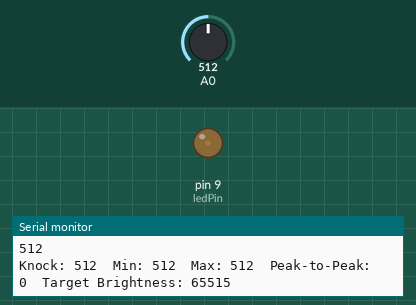
The sketch below on a simulated Arduino Uno, built with avr-gcc and run on an emulated ATmega328P. Shown: output pins drawn as LEDs (lit = HIGH), the last lines printed to the serial monitor. The test bench sets the inputs (shaded band); at power-on: A0 = 512.

Above: at 1.23 s.
1.3 s: A0 set to 0
4.3 s: A0 set to 122
At 4.69 s:
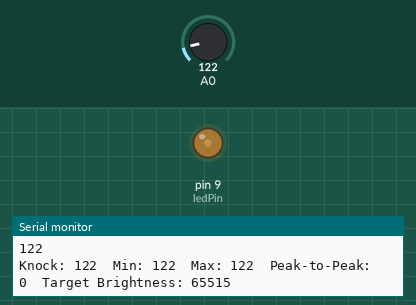
At 9.85 s:
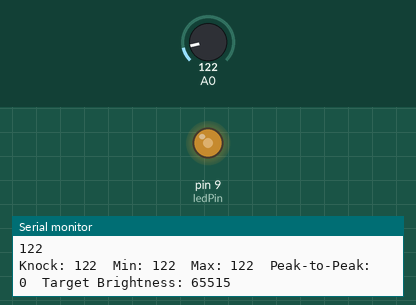
Timing chart, 0 to 16.3 s (numbered marks = the images above; inputs shaded):
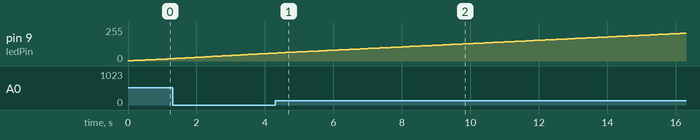

The sketch:

light_fade.ino
```cpp
/*
* The Circuit:
* Connect AUD to A0
* Connect GND to GND
* Connect VCC to 5V

*/

const int sampleWindow = 250; // Sample window width in mS (250 mS = 4Hz)
unsigned int knock;
int ledPin = 9;
int brightness = 0;    // how bright the LED is
int fadeAmount = 1;    // how many points to fade the LED by

void setup()
{
  Serial.begin(9600);
  pinMode(ledPin, OUTPUT);
}

void loop()
{
  unsigned long start = millis(); // Start of sample window
  unsigned int peakToPeak = 0;   // peak-to-peak level

  unsigned int signalMax = 0;
  unsigned int signalMin = 1024;
  unsigned int targetBrightness;

  // collect data for 250 miliseconds
  while (millis() - start < sampleWindow)
  {
    knock = analogRead(0);
    if (knock < 1024)  //This is the max of the 10-bit ADC so this loop will include all readings
    {
      if (knock > signalMax)
      {
        signalMax = knock;  // save just the max levels
      }
      else if (knock < signalMin)
      {
        signalMin = knock;  // save just the min levels
      }
    } else {
      Serial.println("Something is wrong!!!");
      while (true) {
      }
    }
    Serial.println(signalMin);

    peakToPeak = signalMax - signalMin;  // max - min = peak-peak amplitude
    targetBrightness = map (peakToPeak, 80, 1023, 0, 255);


    // calculate brightness based on target
    if (targetBrightness > brightness) {
      brightness +=  fadeAmount ;
    } else {
      brightness -=  fadeAmount ;
    }
    //  Serial.println(brightness);

    //fade LED
    analogWrite (ledPin, brightness);  // set the brightness of pin;

    //conditional on sound level very quiet
    //  if (brightness == 0 || brightness == 255)
    //  { // reverse the direction of the fading at the ends of the fade:
    //    fadeAmount = -fadeAmount ;
    //  }
    // delay (30);

    Serial.print("Knock: ");
    Serial.print(knock);
    Serial.print("\tMin: ");
    Serial.print(signalMin);
    Serial.print("\tMax: ");
    Serial.print(signalMax);
    Serial.print("\tPeak-to-Peak: ");
    Serial.print(peakToPeak);
    Serial.print("\tTarget Brightness: ");
    Serial.print(targetBrightness);
    Serial.println();
  }

}
```
